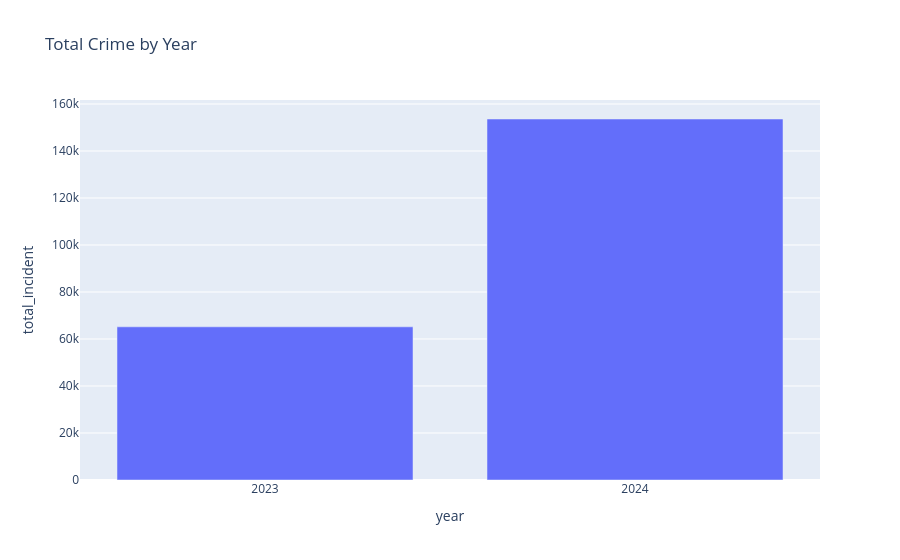

Notebook source saved alongside this figure:
### Code cell
import plotly.express as px

fig = px.bar(
    drill_year,
    x="year",
    y="total_incident",
    title="Total Crime by Year"
)

fig.show()

### Figure 1 — Plotly figure (JSON) as saved in the notebook; plotly's stock layout.template omitted (floating-point values rounded to 4 significant figures)
{"data": [{"hovertemplate": "year=%{x}<br>total_incident=%{y}<extra></extra>", "legendgroup": "", "marker": {"color": "#636efa", "pattern": {"shape": ""}}, "name": "", "orientation": "v", "showlegend": false, "textposition": "auto", "type": "bar", "x": ["2023", "2024"], "xaxis": "x", "y": [65178, 153603], "yaxis": "y"}], "layout": {"barmode": "relative", "legend": {"tracegroupgap": 0}, "title": {"text": "Total Crime by Year"}, "xaxis": {"anchor": "y", "domain": [0, 1], "title": {"text": "year"}}, "yaxis": {"anchor": "x", "domain": [0, 1], "title": {"text": "total_incident"}}}}
